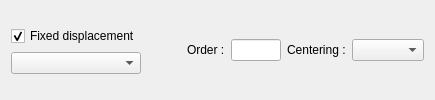
            <widget class="QWidget" name="tab_displacive">
             <attribute name="title">
              <string>Displacive</string>
             </attribute>
             <layout class="QGridLayout" name="gridLayout_46">
              <item row="0" column="0">
               <layout class="QGridLayout" name="gridLayout_44">
                <item row="0" column="0">
                 <widget class="QCheckBox" name="checkBox_fixed_displacement">
                  <property name="text">
                   <string>Fixed displacement</string>
                  </property>
                  <property name="checked">
                   <bool>true</bool>
                  </property>
                 </widget>
                </item>
                <item row="1" column="0">
                 <widget class="QComboBox" name="comboBox_displacement_parameters"/>
                </item>
               </layout>
              </item>
              <item row="0" column="1">
               <layout class="QGridLayout" name="gridLayout_49">
                <item row="0" column="1">
                 <widget class="QLabel" name="label_order">
                  <property name="text">
                   <string>Order :</string>
                  </property>
                 </widget>
                </item>
                <item row="0" column="4">
                 <widget class="QComboBox" name="comboBox_centering_ref"/>
                </item>
                <item row="0" column="3">
                 <widget class="QLabel" name="label_centering_ref">
                  <property name="text">
                   <string>Centering :</string>
                  </property>
                 </widget>
                </item>
                <item row="0" column="0">
                 <spacer name="horizontalSpacer_46">
                  <property name="orientation">
                   <enum>Qt::Horizontal</enum>
                  </property>
                  <property name="sizeHint" stdset="0">
                   <size>
                    <width>40</width>
                    <height>20</height>
                   </size>
                  </property>
                 </spacer>
                </item>
                <item row="0" column="2">
                 <widget class="QLineEdit" name="lineEdit_order">
                  <property name="maximumSize">
                   <size>
                    <width>50</width>
                    <height>16777215</height>
                   </size>
                  </property>
                 </widget>
                </item>
               </layout>
              </item>
             </layout>
            </widget>
